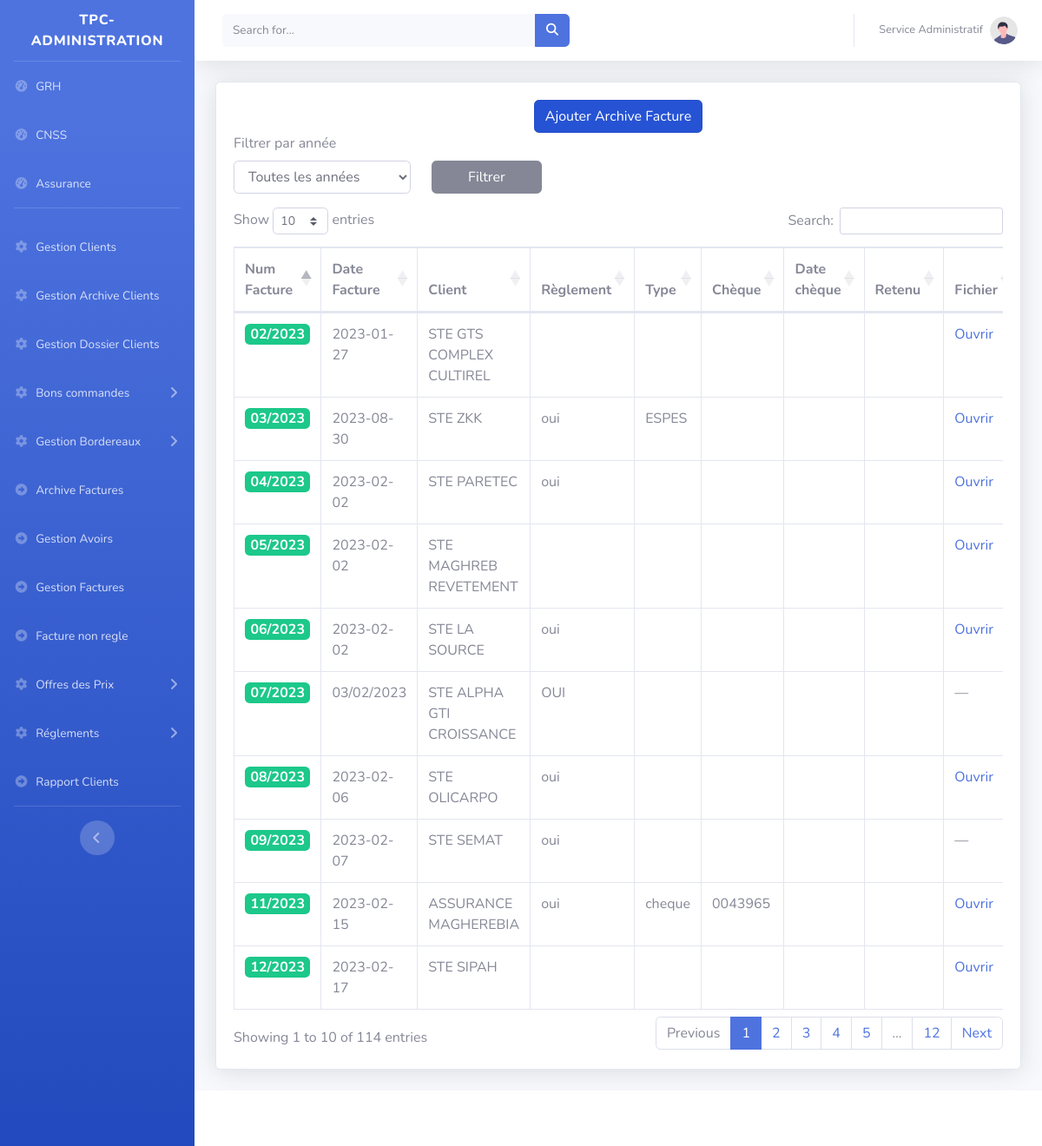
/main.php?ArchivesFacture&Afficher, run on the app's committed database.
### tables this page shows
CREATE TABLE `archivefacture` (
  `id` int(11) NOT NULL AUTO_INCREMENT,
  `num_fact` varchar(32) NOT NULL,
  `client` int(11) DEFAULT NULL,
  `date` text DEFAULT NULL,
  `joindre` varchar(250) NOT NULL,
  `reglement` varchar(250) DEFAULT NULL,
  `typeReglement` varchar(250) DEFAULT NULL,
  `numcheque` varchar(250) DEFAULT NULL,
  `datecheque` varchar(250) DEFAULT NULL,
  `retenu` varchar(250) DEFAULT NULL,
  `Projets` text NOT NULL,
  PRIMARY KEY (`id`),
  KEY `client` (`client`),
  KEY `num_fact` (`num_fact`),
  KEY `idx_archivefacture_num_fact` (`num_fact`),
  CONSTRAINT `archivefacture_ibfk_1` FOREIGN KEY (`client`) REFERENCES `clients` (`id`) ON DELETE CASCADE ON UPDATE CASCADE
);

CREATE TABLE `clients` (
  `id` int(11) NOT NULL AUTO_INCREMENT,
  `type_client` varchar(200) DEFAULT NULL,
  `convention` varchar(100) DEFAULT NULL,
  `pieceConvention` varchar(250) DEFAULT NULL,
  `nom_client` varchar(200) DEFAULT NULL,
  `code_client` varchar(11) DEFAULT NULL,
  `adresse` text DEFAULT NULL,
  `matriculeFiscale` varchar(100) DEFAULT NULL,
  `exonoration` varchar(100) DEFAULT NULL,
  `pieceExonoration` varchar(200) DEFAULT NULL,
  `tel` varchar(200) DEFAULT NULL,
  `email` varchar(200) DEFAULT NULL,
  `numexonoration` varchar(250) DEFAULT NULL,
  `ValiditeExonoration` varchar(250) DEFAULT NULL,
  PRIMARY KEY (`id`),
  KEY `matriculeFiscale` (`matriculeFiscale`),
  KEY `clent` (`nom_client`(191))
);

### class/connexion.db.php (called while the page is built)
<?php
function connexion(): PDO {
    $host = getenv('DB_HOST') ?: '127.0.0.1';
    $port = getenv('DB_PORT') ?: 3306;
    $db   = getenv('DB_NAME') ?: 'tpc';
    $user = getenv('DB_USER') ?: 'root';
    $pass = getenv('DB_PASSWORD') !== false ? getenv('DB_PASSWORD') : '';
    $dsn = "mysql:host=$host;port=$port;dbname=$db;charset=utf8mb4";
    $opts = [
        PDO::ATTR_ERRMODE            => PDO::ERRMODE_EXCEPTION,
        PDO::ATTR_DEFAULT_FETCH_MODE => PDO::FETCH_ASSOC,
        PDO::ATTR_EMULATE_PREPARES   => false,
    ];
    return new PDO($dsn, $user, $pass, $opts);
}

### class/Factures.class.php (called while the page is built, shortened)
<?php
include_once 'connexion.db.php';
class Factures {
    private $cnx;
    public function __construct() { $this->cnx = connexion(); }
    public function AfficherFacturesArchives() {
        $sql = "
            SELECT af.*, clt.nom_client
            FROM archivefacture AS af
            JOIN clients AS clt ON af.client = clt.id
            ORDER BY af.date DESC
        ";
        $req = $this->cnx->query($sql);
        return $req->fetchAll();
    }
}

### pages/Factures/Archive/Afficher.php (the view, shortened to what this page needs)
<?php
if (!isset($facture) || !is_object($facture) || !($facture instanceof $FactureClass)) { $facture = new $FactureClass(); }
$factures = $facture->AfficherFacturesArchives();
?>
<div class="card shadow mb-4">
  <div class="col-12 text-center">
    <a href="?ArchivesFacture&Add" class="btn btn-primary active" style="position:relative; top:20px;">
      Ajouter Archive Facture
    </a>
  </div>
  <div class="card-body">
    <div class="row mb-3">
      <div class="col-md-3">
        <label for="archiveFacturesYearFilter" class="form-label">Filtrer par année</label>
        <select id="archiveFacturesYearFilter" class="form-control">
          <option value="">Toutes les années</option>
        </select>
      </div>
      <div class="col-md-2 d-flex align-items-end">
        <button type="button" class="btn btn-secondary w-100" id="archiveFacturesYearApply">Filtrer</button>
      </div>
    </div>
    <div class="table-responsive">
      <table class="table table-bordered" id="dataTable" width="100%" cellspacing="0" data-year-filter="#archiveFacturesYearFilter" data-year-column="1">
        <thead>
          <tr>
            <th>Num Facture</th>
            <th>Date Facture</th>
            <th>Client</th>
            <th>Règlement</th>
            <th>Type</th>
            <th>Chèque</th>
            <th>Date chèque</th>
            <th>Retenu</th>
            <th>Fichier</th>
          </tr>
        </thead>
        <tbody>
        <?php if (!empty($factures)): ?>
          <?php foreach ($factures as $key): ?>
            <?php
              $archiveSort = 0;
              $archiveYear = '';
              if (!empty($key['num_fact'])) {
                  $parts = explode('/', $key['num_fact']);
                  $numero = isset($parts[0]) ? (int)$parts[0] : 0;
                  $annee  = isset($parts[1]) ? (int)$parts[1] : 0;
                  $archiveSort = ($annee * 10000) + $numero;
                  if ($annee > 0) {
                      $archiveYear = (string)$annee;
                  }
              }
              $dateYear = '';
              if (!empty($key['date'])) {
                  $maybeYear = substr((string)$key['date'], 0, 4);
                  if (preg_match('/^\d{4}$/', $maybeYear)) {
                      $dateYear = $maybeYear;
                  }
              }
              $yearTokens = array_unique(array_filter([$archiveYear, $dateYear]));
              $rowYearAttr = implode(' ', $yearTokens);
            ?>
            <tr<?php if (!empty($rowYearAttr)) { ?> data-year-values="<?= htmlspecialchars($rowYearAttr) ?>"<?php } ?>>
              <td data-order="<?= $archiveSort ?>"><span class="badge badge-success" style="font-size:100%;"><?= htmlspecialchars($key['num_fact'] ?? '') ?></span></td>
              <td><?php if ($rowYearAttr !== ''): ?><span class="d-none year-marker"><?= htmlspecialchars($rowYearAttr) ?></span><?php endif; ?><?= htmlspecialchars($key['date'] ?? '') ?></td>
              <td><?= htmlspecialchars($key['nom_client'] ?? '') ?></td>
              <td><?= htmlspecialchars($key['reglement'] ?? '') ?></td>
              <td><?= htmlspecialchars($key['typeReglement'] ?? '') ?></td>
              <td><?= htmlspecialchars($key['numcheque'] ?? '') ?></td>
              <td><?= htmlspecialchars($key['datecheque'] ?? '') ?></td>
              <td><?= htmlspecialchars($key['retenu'] ?? '') ?></td>
              <td>
                <?php
                  $filename = isset($key['joindre']) ? trim((string)$key['joindre']) : '';
                  if ($filename !== ''):
                ?>
                  <a href="pages/Factures/Factures_Archive/<?= rawurlencode($filename) ?>" target="_blank">Ouvrir</a>
                <?php else: ?>
                  —
                <?php endif; ?>
              </td>
            </tr>
          <?php endforeach; ?>
        <?php endif; ?>
        </tbody>
      </table>
    </div>
  </div>
</div>

### data on the page
archivefacture: num_fact "03/2023", date "2023-08-30", client.nom_client "STE ZKK", reglement "oui", typeReglement "ESPES"
archivefacture: num_fact "12/2023", date "2023-02-17", client.nom_client "STE SIPAH"
archivefacture: num_fact "11/2023", date "2023-02-15", client.nom_client "ASSURANCE MAGHEREBIA", reglement "oui", typeReglement "cheque", numcheque "0043965"
archivefacture: num_fact "09/2023", date "2023-02-07", client.nom_client "STE SEMAT", reglement "oui"
archivefacture: num_fact "08/2023", date "2023-02-06", client.nom_client "STE OLICARPO", reglement "oui"
archivefacture: num_fact "04/2023", date "2023-02-02", client.nom_client "STE PARETEC", reglement "oui"
archivefacture: num_fact "05/2023", date "2023-02-02", client.nom_client "STE MAGHREB REVETEMENT"
archivefacture: num_fact "06/2023", date "2023-02-02", client.nom_client "STE LA SOURCE", reglement "oui"
archivefacture: num_fact "02/2023", date "2023-01-27", client.nom_client "STE GTS COMPLEX CULTIREL"
archivefacture: num_fact "07/2023", date "03/02/2023", client.nom_client "STE ALPHA GTI CROISSANCE", reglement "OUI"
